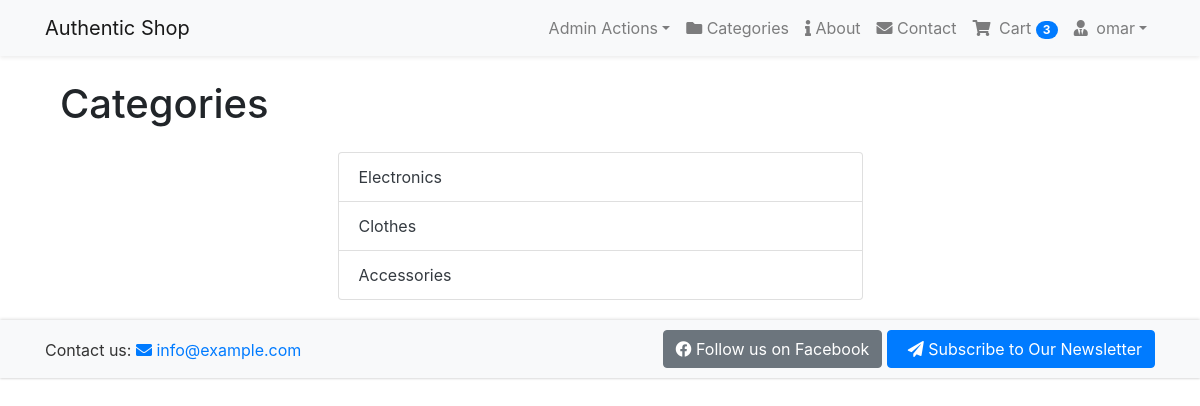
Page /categories/ (signed in) on the committed database.
### accounts/models.py (models this page shows, shortened)
class User(AbstractBaseUser, PermissionsMixin):
    email = models.EmailField(unique=True, null=False)
    is_staff = models.BooleanField(
        gettext_lazy('staff status'),
        default=False,
        help_text=gettext_lazy('Designates whether the user can log in this site')
    )
    is_active = models.BooleanField(
        gettext_lazy('active'),
        default=True,
        help_text=gettext_lazy('Designates whether this user should be treated as active. Unselect this instead of deleting accounts')
    )
    USERNAME_FIELD = 'email'
    objects = MyUserManager()

class Profile(models.Model):
    user = models.OneToOneField(User, on_delete=models.CASCADE, related_name='profile')
    username = models.CharField(max_length=264, blank=True)
    full_name = models.CharField(max_length=264, blank=True)
    address_1 = models.TextField(max_length=300, blank=True)
    city = models.CharField(max_length=50, blank=True)
    zipcode = models.CharField(max_length=12, blank=True)
    country = models.CharField(max_length=50, blank=True)
    phone = models.CharField(max_length=25, blank=True)
    date_joined = models.DateTimeField(auto_now_add=True)

### order/models.py (models this page shows, shortened)
class Order(models.Model):
    orderItems = models.ManyToManyField(Cart)
    user = models.ForeignKey(settings.AUTH_USER_MODEL, on_delete=models.CASCADE)
    ordered = models.BooleanField(default=False)
    created = models.DateTimeField(auto_now_add=True)
    paymentId = models.CharField(max_length=264, blank=True, null=True)
    orderId = models.CharField(max_length=200, blank=True, null=True)

### shop/models.py (models this page shows, shortened)
class Category(models.Model):
    title = models.CharField(max_length=20)
    created = models.DateTimeField(auto_now_add=True)
    class Meta:
        verbose_name_plural = 'Categories'

### shop/views.py (the view)
# urls.py: path('categories/', views.CategoryListView.as_view(), name='category_list'),
class CategoryListView(ListView):
    model = Category
    template_name = 'shop/category_list.html'
    context_object_name = 'categories'

### order/templatetags/cart_tag.py (called while the page is built)
@register.filter
def cart_total(user):  # It will take a parameter as user.
    order = Order.objects.filter(user=user, ordered=False)  # It will check the orders without payment for this user.
    if order.exists():
        return order[0].orderItems.count()  # To convert the order from tuple/list to single object we use [0].
    else:
        return 0

### templates/shop/category_list.html (shortened to what this page needs)
{% extends 'base.html' %}
{% block content %}
<div class="container mt-4">
    <h1 class="mb-4">Categories</h1>
    <div class="row">
        <div class="col-md-6 offset-md-3">
            <ul class="list-group">
                {% for category in categories %}
                <li class="list-group-item d-flex justify-content-between align-items-center">
                    <a href="{% url 'shop:category_detail' category.pk %}" class="text-dark">
                        {{ category.title }}
                    </a>
                </li>
                {% empty %}
                <li class="list-group-item">No categories available.</li>
                {% endfor %}
            </ul>
        </div>
    </div>
</div>
{% endblock %}

### templates/navbar.html (shortened to what this page needs)
{% load cart_tag %}
<nav class="navbar navbar-expand-lg navbar-light bg-light shadow-sm">
    <div class="container">
        <a class="navbar-brand" href="{% url 'shop:home' %}">Authentic Shop</a>
        <div class="collapse navbar-collapse" id="navbarSupportedContent">
            <ul class="navbar-nav ml-auto align-items-center">
                {% if user.is_authenticated and user.is_staff %}
                <li class="nav-item dropdown">
                    <a class="nav-link dropdown-toggle" href="#" id="adminDropdown" role="button"
                        data-toggle="dropdown" aria-haspopup="true" aria-expanded="false">
                        Admin Actions</a>
                </li>
                {% endif %}
                <li class="nav-item">
                    <a href="{% url 'shop:category_list' %}" class="nav-link">
                        <i class="fas fa-folder"></i> Categories</a>
                </li>
                <li class="nav-item">
                    <a href="{% url 'newsletter:about' %}" class="nav-link">
                        <i class="fas fa-info"></i> About</a>
                </li>
                <li class="nav-item">
                    <a href="{% url 'newsletter:contact' %}" class="nav-link">
                        <i class="fas fa-envelope"></i> Contact</a>
                </li>
                {% if request.user.is_authenticated %}
                <li class="nav-item">
                    <a href="{% url 'order:cart' %}" class="nav-link position-relative">
                        <i class="fa fa-shopping-cart mr-1"></i> Cart
                        <span class="badge badge-pill badge-primary cart-badge">{{ request.user|cart_total }}</span>
                    </a>
                </li>
                <li class="nav-item dropdown">
                    <a class="nav-link dropdown-toggle" href="#" id="navbarDropdown" role="button"
                        data-toggle="dropdown" aria-haspopup="true" aria-expanded="false">
                        <i class="fas fa-user-tie mr-1"></i> {{ request.user.profile.username }}</a>
                </li>
                {% else %}
                <li class="nav-item">
                    <a href="{% url 'accounts:login' %}" class="nav-link btn btn-primary text-white">
                        <i class="fas fa-sign-in-alt mr-1"></i> Login
                    </a>
                </li>
                {% endif %}
            </ul>
        </div>
    </div>
</nav>

### static/css/main.css (style rules this page uses)
.list-group { margin-bottom: 20px; }
.list-group-item { cursor: pointer; transition: background-color 0.3s ease; }
.list-group-item a { color: #333; }

### rows in the picture
User: user|cart_total "3", user.profile.username "omar"
Category: title "Electronics"
Category: title "Clothes"
Category: title "Accessories"
